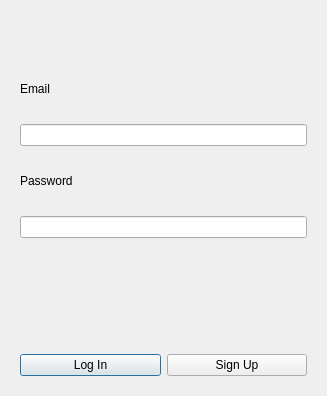
<?xml version="1.0" encoding="UTF-8"?>
<ui version="4.0">
 <class>LoginWindow</class>
 <widget class="QDialog" name="LoginWindow">
  <property name="geometry">
   <rect>
    <x>0</x>
    <y>0</y>
    <width>327</width>
    <height>396</height>
   </rect>
  </property>
  <property name="windowTitle">
   <string>Dialog</string>
  </property>
  <layout class="QVBoxLayout" name="verticalLayout">
   <item>
    <widget class="QStackedWidget" name="stackedWidget">
     <property name="currentIndex">
      <number>0</number>
     </property>
     <widget class="QWidget" name="page">
      <layout class="QVBoxLayout" name="verticalLayout_2">
       <property name="leftMargin">
        <number>0</number>
       </property>
       <property name="topMargin">
        <number>0</number>
       </property>
       <property name="rightMargin">
        <number>0</number>
       </property>
       <property name="bottomMargin">
        <number>0</number>
       </property>
       <item>
        <widget class="QWidget" name="loginPage" native="true">
         <layout class="QVBoxLayout" name="verticalLayout_6">
          <item>
           <layout class="QVBoxLayout" name="verticalLayout_3">
            <item>
             <spacer name="verticalSpacer_2">
              <property name="orientation">
               <enum>Qt::Orientation::Vertical</enum>
              </property>
              <property name="sizeType">
               <enum>QSizePolicy::Policy::Fixed</enum>
              </property>
              <property name="sizeHint" stdset="0">
               <size>
                <width>20</width>
                <height>40</height>
               </size>
              </property>
             </spacer>
            </item>
            <item>
             <widget class="QLabel" name="emailLabel">
              <property name="text">
               <string>Email</string>
              </property>
             </widget>
            </item>
            <item>
             <widget class="QLineEdit" name="emailLineEdit"/>
            </item>
            <item>
             <widget class="QLabel" name="passwordLabel">
              <property name="text">
               <string>Password</string>
              </property>
             </widget>
            </item>
            <item>
             <widget class="QLineEdit" name="passwordLineEdit"/>
            </item>
           </layout>
          </item>
          <item>
           <spacer name="verticalSpacer">
            <property name="orientation">
             <enum>Qt::Orientation::Vertical</enum>
            </property>
            <property name="sizeType">
             <enum>QSizePolicy::Policy::Fixed</enum>
            </property>
            <property name="sizeHint" stdset="0">
             <size>
              <width>20</width>
              <height>110</height>
             </size>
            </property>
           </spacer>
          </item>
          <item>
           <layout class="QHBoxLayout" name="horizontalLayout" stretch="0,0">
            <item>
             <widget class="QPushButton" name="loginButton">
              <property name="text">
               <string>Log In</string>
              </property>
             </widget>
            </item>
            <item>
             <widget class="QPushButton" name="signupButton">
              <property name="text">
               <string>Sign Up</string>
              </property>
             </widget>
            </item>
           </layout>
          </item>
         </layout>
        </widget>
       </item>
      </layout>
     </widget>
     <widget class="QWidget" name="page_2">
      <layout class="QVBoxLayout" name="verticalLayout_4">
       <property name="leftMargin">
        <number>0</number>
       </property>
       <property name="topMargin">
        <number>0</number>
       </property>
       <property name="rightMargin">
        <number>0</number>
       </property>
       <property name="bottomMargin">
        <number>0</number>
       </property>
       <item>
        <widget class="QWidget" name="signupPage" native="true">
         <layout class="QVBoxLayout" name="verticalLayout_7">
          <item>
           <layout class="QVBoxLayout" name="verticalLayout_5">
            <item>
             <spacer name="verticalSpacer_4">
              <property name="orientation">
               <enum>Qt::Orientation::Vertical</enum>
              </property>
              <property name="sizeHint" stdset="0">
               <size>
                <width>20</width>
                <height>40</height>
               </size>
              </property>
             </spacer>
            </item>
            <item>
             <widget class="QLabel" name="regLoginLabel">
              <property name="text">
               <string>Login</string>
              </property>
             </widget>
            </item>
            <item>
             <widget class="QLineEdit" name="regLoginLineEdit"/>
            </item>
            <item>
             <widget class="QLabel" name="regEmailLabel">
              <property name="text">
               <string>Email</string>
              </property>
             </widget>
            </item>
            <item>
             <widget class="QLineEdit" name="regEmailLineEdit"/>
            </item>
            <item>
             <widget class="QLabel" name="regPasswordLabel">
              <property name="text">
               <string>Password</string>
              </property>
             </widget>
            </item>
            <item>
             <widget class="QLineEdit" name="regPasswordLineEdit"/>
            </item>
           </layout>
          </item>
          <item>
           <spacer name="verticalSpacer_3">
            <property name="orientation">
             <enum>Qt::Orientation::Vertical</enum>
            </property>
            <property name="sizeType">
             <enum>QSizePolicy::Policy::Fixed</enum>
            </property>
            <property name="sizeHint" stdset="0">
             <size>
              <width>20</width>
              <height>120</height>
             </size>
            </property>
           </spacer>
          </item>
          <item>
           <widget class="QPushButton" name="createAccountButton">
            <property name="minimumSize">
             <size>
              <width>4</width>
              <height>0</height>
             </size>
            </property>
            <property name="text">
             <string>Create Account</string>
            </property>
           </widget>
          </item>
          <item>
           <spacer name="verticalSpacer_5">
            <property name="orientation">
             <enum>Qt::Orientation::Vertical</enum>
            </property>
            <property name="sizeHint" stdset="0">
             <size>
              <width>20</width>
              <height>50</height>
             </size>
            </property>
           </spacer>
          </item>
         </layout>
        </widget>
       </item>
      </layout>
     </widget>
    </widget>
   </item>
  </layout>
 </widget>
 <resources/>
 <connections/>
</ui>
